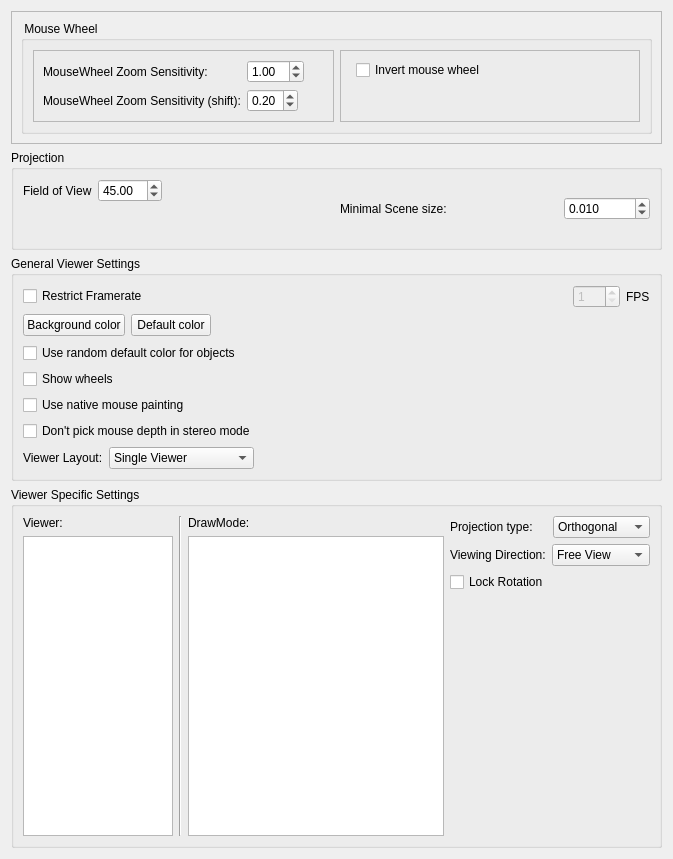
         <widget class="QWidget" name="viewer">
          <attribute name="title">
           <string>Viewer</string>
          </attribute>
          <layout class="QVBoxLayout" name="verticalLayout_8">
           <item>
            <widget class="QFrame" name="frame">
             <property name="frameShape">
              <enum>QFrame::StyledPanel</enum>
             </property>
             <property name="frameShadow">
              <enum>QFrame::Raised</enum>
             </property>
             <layout class="QVBoxLayout" name="verticalLayout_25">
              <item>
               <widget class="QGroupBox" name="groupBox">
                <property name="title">
                 <string> Mouse Wheel </string>
                </property>
                <property name="alignment">
                 <set>Qt::AlignLeading|Qt::AlignLeft|Qt::AlignTop</set>
                </property>
                <property name="flat">
                 <bool>false</bool>
                </property>
                <property name="checkable">
                 <bool>false</bool>
                </property>
                <layout class="QVBoxLayout" name="verticalLayout_26">
                 <item>
                  <layout class="QHBoxLayout" name="horizontalLayout_25">
                   <item>
                    <widget class="QFrame" name="frame_2">
                     <property name="frameShape">
                      <enum>QFrame::StyledPanel</enum>
                     </property>
                     <property name="frameShadow">
                      <enum>QFrame::Raised</enum>
                     </property>
                     <layout class="QFormLayout" name="formLayout_2">
                      <property name="fieldGrowthPolicy">
                       <enum>QFormLayout::ExpandingFieldsGrow</enum>
                      </property>
                      <item row="0" column="0">
                       <widget class="QLabel" name="label_2">
                        <property name="text">
                         <string>MouseWheel Zoom Sensitivity:</string>
                        </property>
                       </widget>
                      </item>
                      <item row="0" column="1">
                       <widget class="QDoubleSpinBox" name="wZoomFactor">
                        <property name="maximumSize">
                         <size>
                          <width>70</width>
                          <height>16777215</height>
                         </size>
                        </property>
                        <property name="maximum">
                         <double>10.000000000000000</double>
                        </property>
                        <property name="singleStep">
                         <double>0.200000000000000</double>
                        </property>
                        <property name="value">
                         <double>1.000000000000000</double>
                        </property>
                       </widget>
                      </item>
                      <item row="1" column="0">
                       <widget class="QLabel" name="label_3">
                        <property name="text">
                         <string>MouseWheel Zoom Sensitivity (shift):</string>
                        </property>
                       </widget>
                      </item>
                      <item row="1" column="1">
                       <widget class="QDoubleSpinBox" name="wZoomFactorShift">
                        <property name="maximumSize">
                         <size>
                          <width>70</width>
                          <height>16777215</height>
                         </size>
                        </property>
                        <property name="maximum">
                         <double>5.000000000000000</double>
                        </property>
                        <property name="singleStep">
                         <double>0.100000000000000</double>
                        </property>
                        <property name="value">
                         <double>0.200000000000000</double>
                        </property>
                       </widget>
                      </item>
                     </layout>
                    </widget>
                   </item>
                   <item>
                    <widget class="QFrame" name="frame_3">
                     <property name="frameShape">
                      <enum>QFrame::StyledPanel</enum>
                     </property>
                     <property name="frameShadow">
                      <enum>QFrame::Raised</enum>
                     </property>
                     <layout class="QFormLayout" name="formLayout">
                      <item row="0" column="1">
                       <widget class="QCheckBox" name="invertMouseWheelBox">
                        <property name="text">
                         <string>Invert mouse wheel</string>
                        </property>
                       </widget>
                      </item>
                     </layout>
                    </widget>
                   </item>
                  </layout>
                 </item>
                </layout>
               </widget>
              </item>
             </layout>
            </widget>
           </item>
           <item>
            <widget class="QGroupBox" name="groupBox_12">
             <property name="minimumSize">
              <size>
               <width>0</width>
               <height>100</height>
              </size>
             </property>
             <property name="title">
              <string>Projection</string>
             </property>
             <layout class="QHBoxLayout" name="horizontalLayout_24">
              <item>
               <layout class="QFormLayout" name="formLayout_5">
                <property name="fieldGrowthPolicy">
                 <enum>QFormLayout::ExpandingFieldsGrow</enum>
                </property>
                <item row="0" column="0">
                 <widget class="QLabel" name="label_27">
                  <property name="text">
                   <string>Field of View</string>
                  </property>
                 </widget>
                </item>
                <item row="0" column="1">
                 <widget class="QDoubleSpinBox" name="fieldOfView">
                  <property name="minimum">
                   <double>1.000000000000000</double>
                  </property>
                  <property name="maximum">
                   <double>179.000000000000000</double>
                  </property>
                  <property name="value">
                   <double>45.000000000000000</double>
                  </property>
                 </widget>
                </item>
               </layout>
              </item>
              <item>
               <layout class="QHBoxLayout" name="horizontalLayout_23">
                <item>
                 <widget class="QLabel" name="label_28">
                  <property name="text">
                   <string>Minimal Scene size:</string>
                  </property>
                 </widget>
                </item>
                <item>
                 <widget class="QDoubleSpinBox" name="minimalSceneSize">
                  <property name="minimumSize">
                   <size>
                    <width>86</width>
                    <height>0</height>
                   </size>
                  </property>
                  <property name="maximumSize">
                   <size>
                    <width>70</width>
                    <height>16777215</height>
                   </size>
                  </property>
                  <property name="toolTip">
                   <string>Bounding box of the scene will have at least the entered size</string>
                  </property>
                  <property name="statusTip">
                   <string>Bounding box of the scene will have at least the entered size</string>
                  </property>
                  <property name="whatsThis">
                   <string>Bounding box of the scene will have at least the entered size</string>
                  </property>
                  <property name="decimals">
                   <number>3</number>
                  </property>
                  <property name="minimum">
                   <double>0.000000000000000</double>
                  </property>
                  <property name="maximum">
                   <double>10000.000000000000000</double>
                  </property>
                  <property name="singleStep">
                   <double>1.000000000000000</double>
                  </property>
                  <property name="value">
                   <double>0.010000000000000</double>
                  </property>
                 </widget>
                </item>
               </layout>
              </item>
             </layout>
            </widget>
           </item>
           <item>
            <widget class="QGroupBox" name="groupBox_2">
             <property name="title">
              <string>General Viewer Settings</string>
             </property>
             <layout class="QVBoxLayout" name="verticalLayout_2">
              <item>
               <layout class="QHBoxLayout" name="horizontalLayout_2">
                <item>
                 <widget class="QCheckBox" name="restrictFPS">
                  <property name="toolTip">
                   <string>Restrict maximum framerate, note that this won't work if in animation mode.</string>
                  </property>
                  <property name="statusTip">
                   <string>Restrict maximum framerate, note that this won't work if in animation mode.</string>
                  </property>
                  <property name="text">
                   <string>Restrict Framerate</string>
                  </property>
                 </widget>
                </item>
                <item>
                 <spacer name="horizontalSpacer_4">
                  <property name="orientation">
                   <enum>Qt::Horizontal</enum>
                  </property>
                  <property name="sizeHint" stdset="0">
                   <size>
                    <width>40</width>
                    <height>20</height>
                   </size>
                  </property>
                 </spacer>
                </item>
                <item>
                 <widget class="QSpinBox" name="FPS">
                  <property name="enabled">
                   <bool>false</bool>
                  </property>
                  <property name="toolTip">
                   <string>maximum framerate</string>
                  </property>
                  <property name="statusTip">
                   <string>maximum framerate</string>
                  </property>
                  <property name="minimum">
                   <number>1</number>
                  </property>
                  <property name="maximum">
                   <number>200</number>
                  </property>
                 </widget>
                </item>
                <item>
                 <widget class="QLabel" name="label_8">
                  <property name="text">
                   <string>FPS</string>
                  </property>
                 </widget>
                </item>
               </layout>
              </item>
              <item>
               <layout class="QHBoxLayout" name="horizontalLayout_6">
                <item>
                 <widget class="QPushButton" name="backgroundButton">
                  <property name="text">
                   <string>Background color</string>
                  </property>
                 </widget>
                </item>
                <item>
                 <widget class="QPushButton" name="defaultColorButton">
                  <property name="text">
                   <string>Default color</string>
                  </property>
                 </widget>
                </item>
                <item>
                 <spacer name="horizontalSpacer_6">
                  <property name="orientation">
                   <enum>Qt::Horizontal</enum>
                  </property>
                  <property name="sizeHint" stdset="0">
                   <size>
                    <width>168</width>
                    <height>23</height>
                   </size>
                  </property>
                 </spacer>
                </item>
               </layout>
              </item>
              <item>
               <widget class="QCheckBox" name="randomDefaultColor">
                <property name="text">
                 <string>Use random default color for objects</string>
                </property>
               </widget>
              </item>
              <item>
               <widget class="QCheckBox" name="wheelBox">
                <property name="toolTip">
                 <string>Show wheels for zooming in the corners of viewers</string>
                </property>
                <property name="text">
                 <string>Show wheels</string>
                </property>
               </widget>
              </item>
              <item>
               <widget class="QCheckBox" name="nativeMouse">
                <property name="toolTip">
                 <string/>
                </property>
                <property name="text">
                 <string>Use native mouse painting</string>
                </property>
               </widget>
              </item>
              <item>
               <widget class="QCheckBox" name="noMousePick">
                <property name="toolTip">
                 <string/>
                </property>
                <property name="text">
                 <string>Don't pick mouse depth in stereo mode</string>
                </property>
               </widget>
              </item>
              <item>
               <layout class="QHBoxLayout" name="horizontalLayout_18">
                <item>
                 <widget class="QLabel" name="label_18">
                  <property name="text">
                   <string>Viewer Layout:</string>
                  </property>
                 </widget>
                </item>
                <item>
                 <widget class="QComboBox" name="viewerLayout">
                  <item>
                   <property name="text">
                    <string>Single Viewer</string>
                   </property>
                  </item>
                  <item>
                   <property name="text">
                    <string>Four Viewers</string>
                   </property>
                  </item>
                  <item>
                   <property name="text">
                    <string>One + Three Viewers</string>
                   </property>
                  </item>
                  <item>
                   <property name="text">
                    <string/>
                   </property>
                  </item>
                 </widget>
                </item>
                <item>
                 <spacer name="horizontalSpacer_9">
                  <property name="orientation">
                   <enum>Qt::Horizontal</enum>
                  </property>
                  <property name="sizeHint" stdset="0">
                   <size>
                    <width>40</width>
                    <height>20</height>
                   </size>
                  </property>
                 </spacer>
                </item>
               </layout>
              </item>
             </layout>
            </widget>
           </item>
           <item>
            <widget class="QGroupBox" name="groupBox_3">
             <property name="sizePolicy">
              <sizepolicy hsizetype="Expanding" vsizetype="Expanding">
               <horstretch>0</horstretch>
               <verstretch>0</verstretch>
              </sizepolicy>
             </property>
             <property name="title">
              <string>Viewer Specific Settings</string>
             </property>
             <layout class="QGridLayout" name="gridLayout_6">
              <item row="0" column="0" rowspan="2">
               <layout class="QVBoxLayout" name="verticalLayout_7">
                <item>
                 <widget class="QLabel" name="label_17">
                  <property name="text">
                   <string>Viewer:</string>
                  </property>
                 </widget>
                </item>
                <item>
                 <widget class="QListWidget" name="viewerList">
                  <property name="sizePolicy">
                   <sizepolicy hsizetype="Fixed" vsizetype="Expanding">
                    <horstretch>0</horstretch>
                    <verstretch>0</verstretch>
                   </sizepolicy>
                  </property>
                  <property name="minimumSize">
                   <size>
                    <width>150</width>
                    <height>0</height>
                   </size>
                  </property>
                  <property name="maximumSize">
                   <size>
                    <width>150</width>
                    <height>16777215</height>
                   </size>
                  </property>
                  <property name="editTriggers">
                   <set>QAbstractItemView::NoEditTriggers</set>
                  </property>
                 </widget>
                </item>
               </layout>
              </item>
              <item row="0" column="1" rowspan="2">
               <widget class="Line" name="line_3">
                <property name="orientation">
                 <enum>Qt::Vertical</enum>
                </property>
               </widget>
              </item>
              <item row="0" column="2" rowspan="2">
               <layout class="QVBoxLayout" name="verticalLayout_9">
                <item>
                 <widget class="QLabel" name="label_7">
                  <property name="toolTip">
                   <string>This list shows the draw modes OpenFlipper uses at startup.
You can select multiple modes at the same time.</string>
                  </property>
                  <property name="text">
                   <string>DrawMode:</string>
                  </property>
                 </widget>
                </item>
                <item>
                 <widget class="QListWidget" name="availDrawModes">
                  <property name="minimumSize">
                   <size>
                    <width>0</width>
                    <height>300</height>
                   </size>
                  </property>
                  <property name="toolTip">
                   <string>This list shows the draw modes OpenFlipper uses at startup.
You can select multiple modes at the same time.</string>
                  </property>
                 </widget>
                </item>
               </layout>
              </item>
              <item row="0" column="3">
               <layout class="QGridLayout" name="gridLayout_5">
                <item row="0" column="0">
                 <layout class="QHBoxLayout" name="horizontalLayout_19">
                  <item>
                   <widget class="QLabel" name="label_15">
                    <property name="text">
                     <string>Projection type:</string>
                    </property>
                   </widget>
                  </item>
                  <item>
                   <widget class="QComboBox" name="projectionBox">
                    <item>
                     <property name="text">
                      <string>Orthogonal</string>
                     </property>
                    </item>
                    <item>
                     <property name="text">
                      <string>Perspective</string>
                     </property>
                    </item>
                   </widget>
                  </item>
                 </layout>
                </item>
                <item row="1" column="0">
                 <layout class="QFormLayout" name="formLayout_3">
                  <item row="1" column="0">
                   <widget class="QLabel" name="label_16">
                    <property name="text">
                     <string>Viewing Direction:</string>
                    </property>
                   </widget>
                  </item>
                  <item row="1" column="1">
                   <widget class="QComboBox" name="directionBox">
                    <item>
                     <property name="text">
                      <string notr="true">Free View</string>
                     </property>
                    </item>
                    <item>
                     <property name="text">
                      <string>Top View</string>
                     </property>
                    </item>
                    <item>
                     <property name="text">
                      <string>Bottom View</string>
                     </property>
                    </item>
                    <item>
                     <property name="text">
                      <string>Left View</string>
                     </property>
                    </item>
                    <item>
                     <property name="text">
                      <string>Right View</string>
                     </property>
                    </item>
                    <item>
                     <property name="text">
                      <string>Front View</string>
                     </property>
                    </item>
                    <item>
                     <property name="text">
                      <string>Back View</string>
                     </property>
                    </item>
                   </widget>
                  </item>
                 </layout>
                </item>
                <item row="2" column="0">
                 <widget class="QCheckBox" name="lockRotationBox">
                  <property name="toolTip">
                   <string>Lock the rotation in the viewer</string>
                  </property>
                  <property name="statusTip">
                   <string>Lock the rotation in the viewer</string>
                  </property>
                  <property name="whatsThis">
                   <string>If this box is checked, the user can not rotate the scene</string>
                  </property>
                  <property name="text">
                   <string>Lock Rotation</string>
                  </property>
                 </widget>
                </item>
               </layout>
              </item>
              <item row="1" column="3">
               <spacer name="verticalSpacer_4">
                <property name="orientation">
                 <enum>Qt::Vertical</enum>
                </property>
                <property name="sizeHint" stdset="0">
                 <size>
                  <width>20</width>
                  <height>157</height>
                 </size>
                </property>
               </spacer>
              </item>
             </layout>
            </widget>
           </item>
          </layout>
         </widget>
